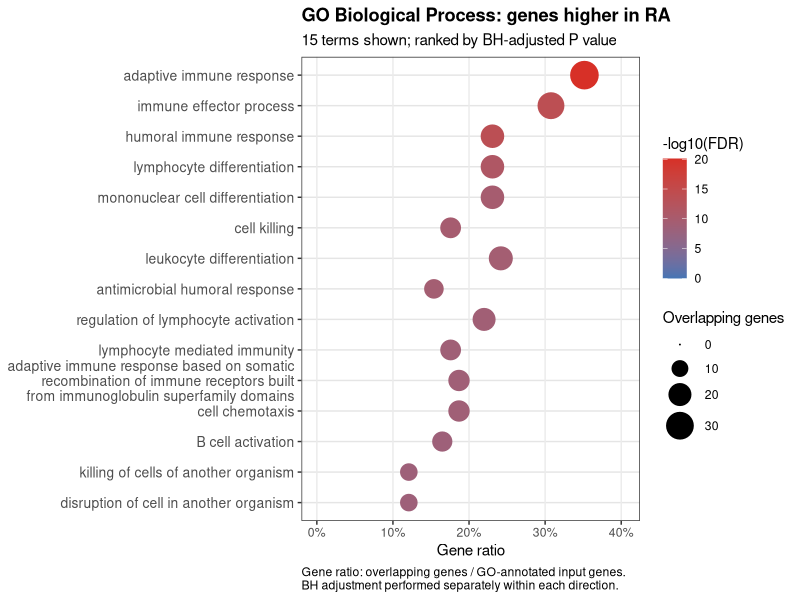
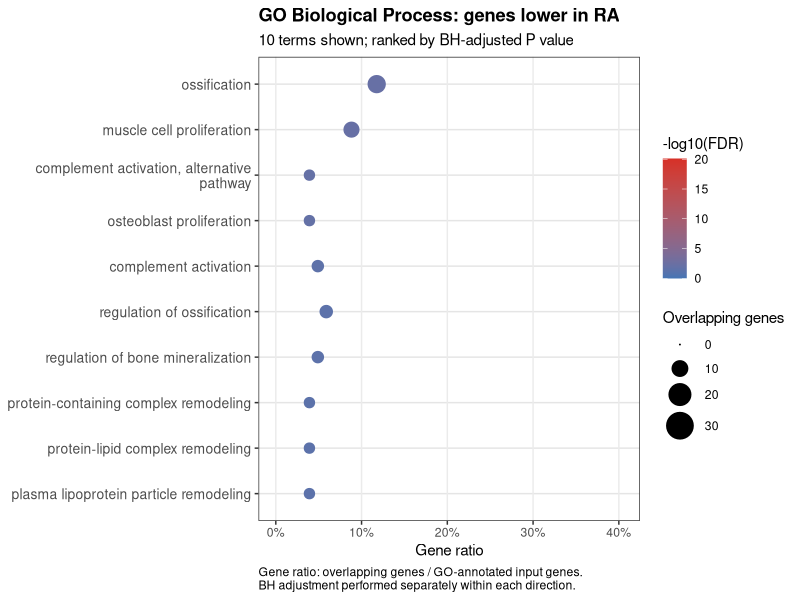
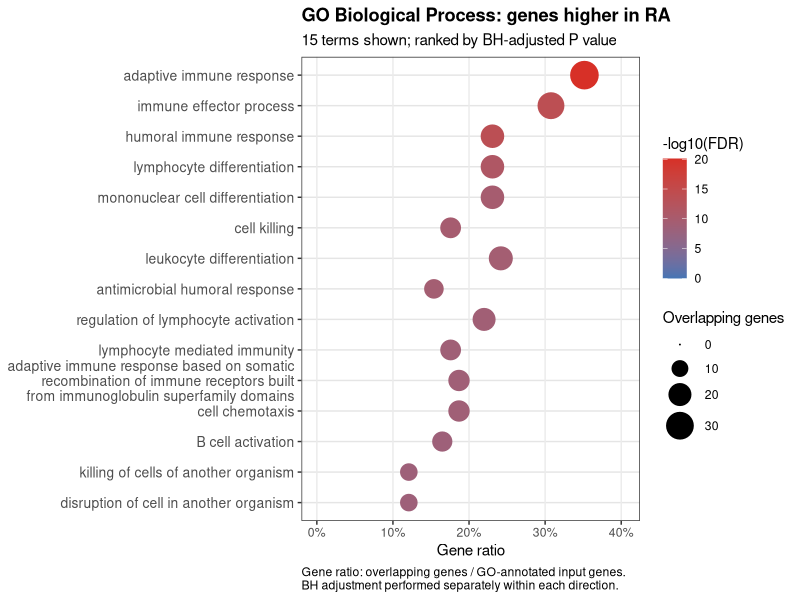
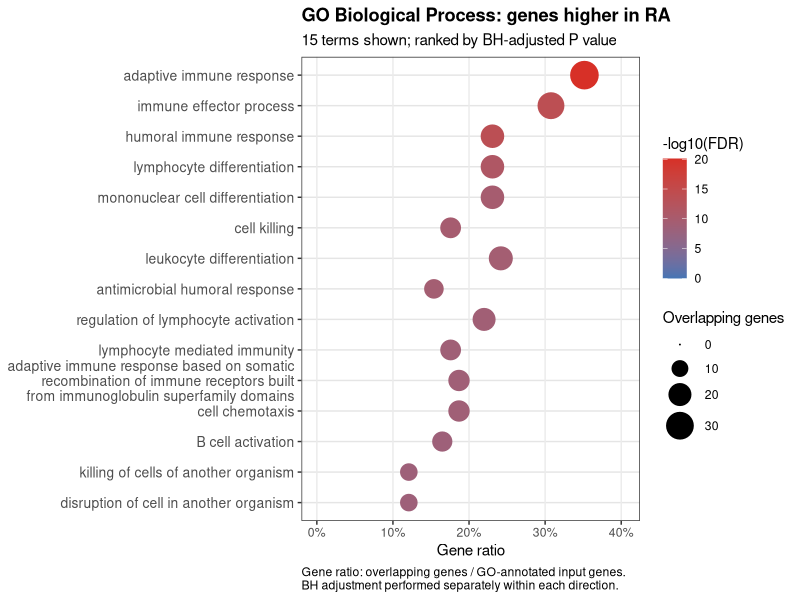
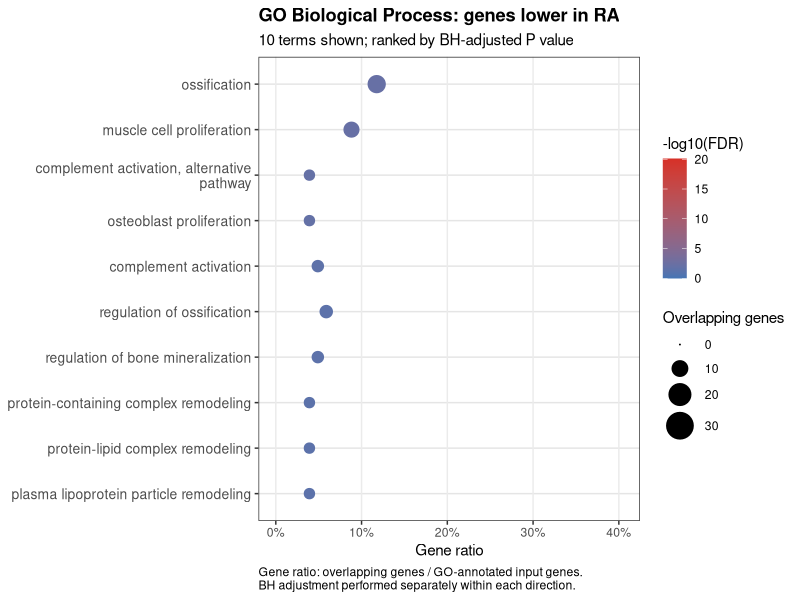
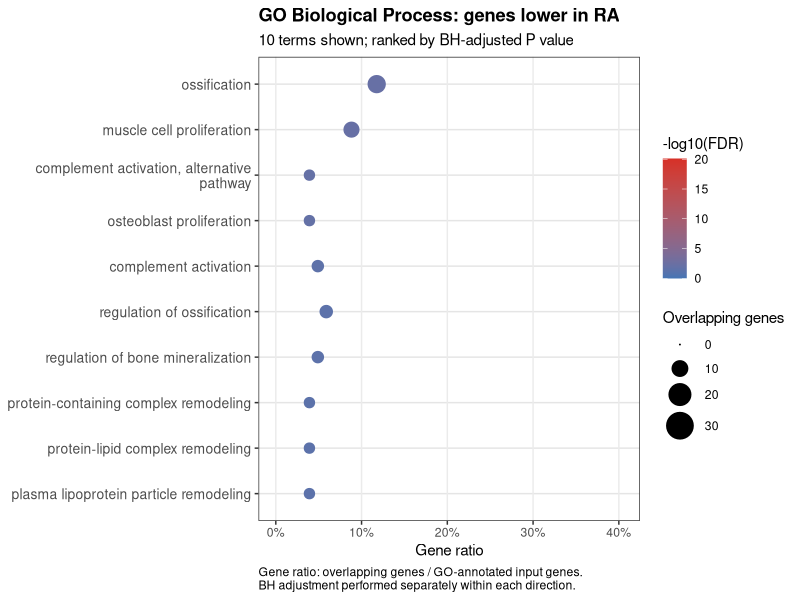

Generate these figures, in order, with R:
# scripts/17_go_bp_dotplots.R
# Plot significant GO BP enrichment results.

library(ggplot2)

dir.create("figures", showWarnings = FALSE)

# 1. Read significant results
higher <- read.csv(
  "results/enrichment/GO_BP_higher_in_RA_FDR05.csv",
  stringsAsFactors = FALSE
)

lower <- read.csv(
  "results/enrichment/GO_BP_lower_in_RA_FDR05.csv",
  stringsAsFactors = FALSE
)

# 2. Prepare the terms to display
prepare_terms <- function(tab, number = 15L) {
  
  required <- c(
    "ID", "Description", "GeneRatio", "p.adjust", "Count"
  )
  
  stopifnot(
    all(required %in% names(tab)),
    nrow(tab) > 0L,
    all(is.finite(tab$p.adjust)),
    all(tab$p.adjust < 0.05)
  )
  
  tab <- tab[
    order(tab$p.adjust, tab$pvalue, tab$ID),
    ,
    drop = FALSE
  ]
  
  tab <- head(tab, number)
  
  tab$gene_ratio_numeric <- vapply(
    strsplit(as.character(tab$GeneRatio), "/", fixed = TRUE),
    function(parts) {
      values <- as.numeric(parts)
      values[1] / values[2]
    },
    numeric(1)
  )
  
  stopifnot(
    all(is.finite(tab$gene_ratio_numeric)),
    all(tab$gene_ratio_numeric > 0),
    all(tab$gene_ratio_numeric <= 1)
  )
  
  tab$minus_log10_fdr <- -log10(
    pmax(tab$p.adjust, .Machine$double.xmin)
  )
  
  # Most significant term appears at the top.
  tab$term_id <- factor(tab$ID, levels = rev(tab$ID))
  
  tab
}

higher_plot_data <- prepare_terms(higher, 15L)
lower_plot_data <- prepare_terms(lower, 15L)

# Shared scales make the two figures easier to compare.
all_plot_data <- rbind(higher_plot_data, lower_plot_data)

max_ratio <- min(
  1,
  max(all_plot_data$gene_ratio_numeric) * 1.15
)

max_count <- max(all_plot_data$Count)
max_score <- max(all_plot_data$minus_log10_fdr)

# 3. Define plotting and saving function
make_dotplot <- function(tab, direction, title) {
  
  term_labels <- setNames(
    vapply(
      tab$Description,
      function(label) {
        paste(strwrap(label, width = 42), collapse = "\n")
      },
      character(1)
    ),
    tab$ID
  )
  
  plot_object <- ggplot(
    tab,
    aes(
      x = gene_ratio_numeric,
      y = term_id,
      size = Count,
      colour = minus_log10_fdr
    )
  ) +
    geom_point() +
    scale_y_discrete(labels = term_labels) +
    scale_x_continuous(
      limits = c(0, max_ratio),
      labels = function(values) {
        paste0(round(values * 100), "%")
      }
    ) +
    scale_size_area(
      name = "Overlapping genes",
      max_size = 9,
      limits = c(0, max_count)
    ) +
    scale_colour_gradient(
      name = "-log10(FDR)",
      low = "#4575B4",
      high = "#D73027",
      limits = c(0, max_score)
    ) +
    labs(
      title = title,
      subtitle = paste(
        nrow(tab),
        "terms shown; ranked by BH-adjusted P value"
      ),
      x = "Gene ratio",
      y = NULL,
      caption = paste(
        "Gene ratio: overlapping genes / GO-annotated input genes.",
        "BH adjustment performed separately within each direction.",
        sep = "\n"
      )
    ) +
    theme_bw(base_size = 11) +
    theme(
      panel.grid.minor = element_blank(),
      panel.grid.major.y = element_line(colour = "grey90"),
      axis.text.y = element_text(size = 10),
      plot.title = element_text(face = "bold"),
      plot.caption = element_text(hjust = 0),
      legend.position = "right"
    )
  
  prefix <- file.path(
    "figures",
    paste0("GO_BP_", direction, "_dotplot")
  )
  
  plot_height <- max(6, nrow(tab) * 0.55 + 1.6)
  
  ggsave(
    paste0(prefix, ".png"),
    plot = plot_object,
    width = 11,
    height = plot_height,
    units = "in",
    dpi = 300,
    bg = "white"
  )
  
  ggsave(
    paste0(prefix, ".pdf"),
    plot = plot_object,
    width = 11,
    height = plot_height,
    units = "in",
    bg = "white"
  )
  
  write.csv(
    tab,
    file.path(
      "results/enrichment",
      paste0("GO_BP_", direction, "_plotted_terms.csv")
    ),
    row.names = FALSE
  )
  
  print(plot_object)
  
  cat("\n---", direction, "---\n")
  cat("Terms plotted:", nrow(tab), "\n")
  cat("PNG saved:", file.exists(paste0(prefix, ".png")), "\n")
  cat("PDF saved:", file.exists(paste0(prefix, ".pdf")), "\n")
  
  invisible(plot_object)
}

# 4. Generate both plots
go_plot_higher <- make_dotplot(
  higher_plot_data,
  "higher_in_RA",
  "GO Biological Process: genes higher in RA"
)

go_plot_lower <- make_dotplot(
  lower_plot_data,
  "lower_in_RA",
  "GO Biological Process: genes lower in RA"
)
